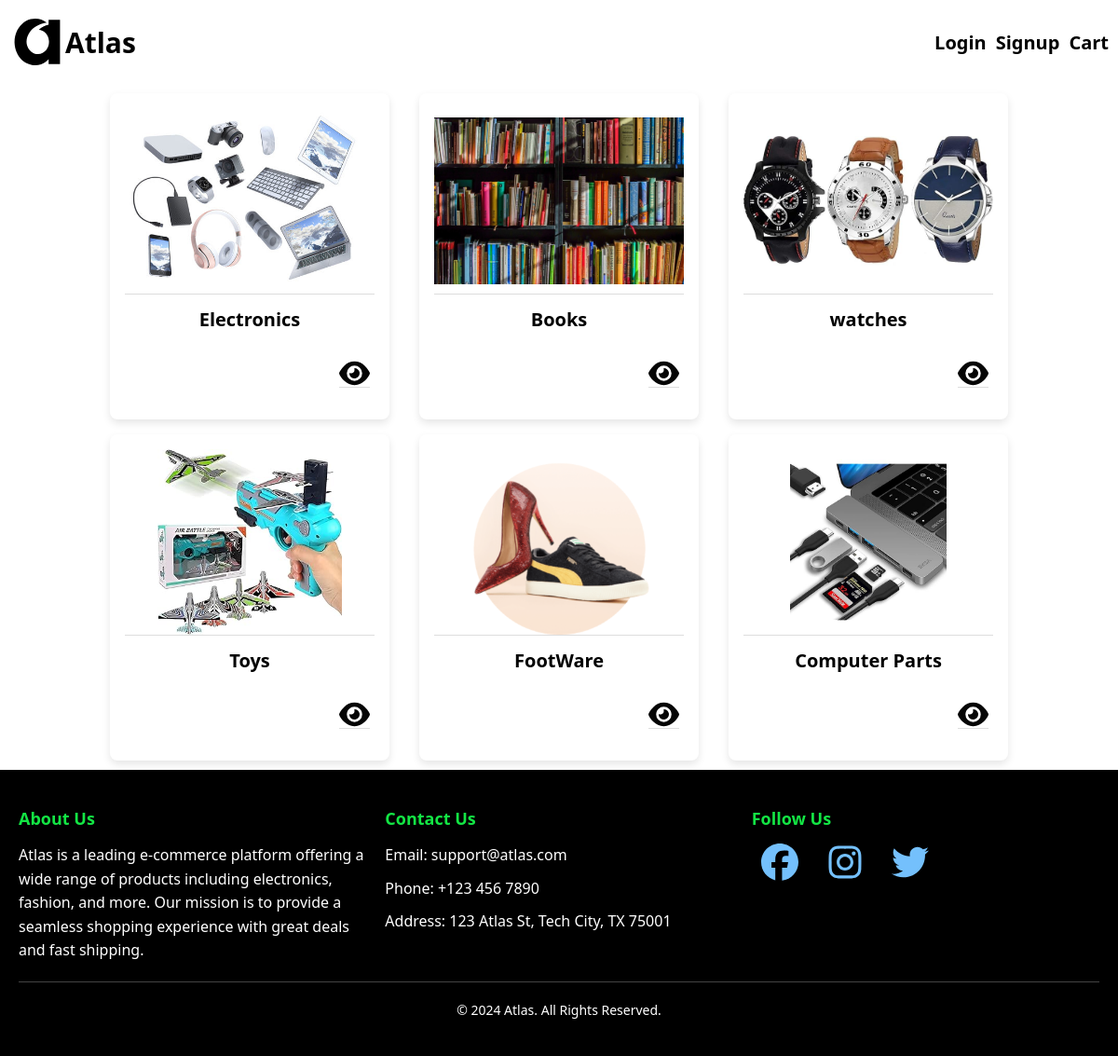
The app's page /user/index.php with its own data.
### tables this page shows
CREATE TABLE `category` (
  `id` int(11) NOT NULL,
  `image` varchar(255) NOT NULL,
  `name` varchar(100) NOT NULL
);

### user/index.php (the view, shortened to what this page needs)
<?php
include("../DatabaseConnectivity/DbConfig.php");
$tablename = "category";
$query = "SELECT * FROM $tablename";
$result = $con->query($query);
?>
<!DOCTYPE html>
<html lang="en">
<head>
    <link rel="stylesheet" href="../styleSheetGroup/homeStylesheet.css">
</head>
<body>
    <nav>
        <div class="main-nav">
            <div class="logoDiv">
                <img src="../uploads/assets/Atlas.svg" class="logo" alt="logo">
                <h1 class="catlog_title">Atlas</h1>
            </div>
            <div class="nav-logout">
            <?php
            if (isset($_SESSION["User"]['loggedin']) && $_SESSION["User"]['loggedin'] === true) {
                echo '<form action="index.php" method="POST">
                        <button class="delete" type="submit" name="logout" onclick="clearCart();">Logout</button>
                      </form>';
            } else { ?>
                <a class="Font-Style" href="login.php">Login</a>
                <a class="Font-Style" href="signup.php">Signup</a>
            <?php }?>
            <a class="Font-Style" href="cart.php">Cart</a>
            </div>
        </div>
    </nav>
    <div class="product-container">
        <?php
        if ($result->num_rows > 0) {
            while ($row = $result->fetch_assoc()) {
        ?>
                <a href="homePage.php?nameofcat=<?php echo $row['name']; ?>&id=<?php echo $row['id']; ?>">
                    <div class="product">
                        <img src="<?php echo $row['image']; ?>" alt="product">
                        <div class="productname"><?php echo $row['name']; ?></div>
                        <div class="price">
                            <a class="delete" href="homePage.php?nameofcat=<?php echo $row['name']; ?>&id=<?php echo $row['id']; ?>"><img class="trashbutton" src="../uploads/assets/eye-solid.svg" alt="trash"></a>
                        </div>
                    </div>
                </a>
            <?php
            }
        } else {
            ?>
            <h1>No Product Found!</h1>
        <?php
        }
        ?>
    </div>
    <?php include "../SmallScript/footer.php"; ?>
</body>
</html>

### SmallScript/footer.php (shortened to what this page needs)
<!DOCTYPE html>
<html lang="en">
<head>
</head>
<body>
    <footer>
        <div class="footer-container">
            <div class="footer-column about-us">
                <h4>About Us</h4>
                <p>Atlas is a leading e-commerce platform offering a wide range of products including electronics, fashion, and more. Our mission is to provide a seamless shopping experience with great deals and fast shipping.</p>
            </div>
            <div class="footer-column contact-us">
            <h4>Contact Us</h4>
                <ul>
                    <li>Email: support@atlas.com</li>
                    <li>Phone: +123 456 7890</li>
                    <li>Address: 123 Atlas St, Tech City, TX 75001</li>
                </ul>
            </div>
            <div class="footer-column follow-us">
                <h4>Follow Us</h4>
                <ul class="social-icons">
                   <li><a href="https://github.com/Mukund-Vaghasiya13"><img class="socialIcon" src="../uploads/assets/facebook-brands-solid.svg" alt="facebook" /></a></li>
                   <li><a href="https://github.com/Mukund-Vaghasiya13"><img class="socialIcon" src="../uploads/assets/instagram-brands-solid.svg" alt="instagram" /></a></li>
                   <li><a href="https://github.com/Mukund-Vaghasiya13"><img class="socialIcon" src="../uploads/assets/twitter-brands-solid.svg" alt="twitter" /></a></li>
                </ul>
            </div>
        </div>
        <div class="footer-bottom">
            <p>&copy; 2024 Atlas. All Rights Reserved.</p>
        </div>
    </footer>
</body>
</html>

### styleSheetGroup/homeStylesheet.css (style rules this page uses)
* { padding: 0; margin: 0; box-sizing: border-box; font-family: system-ui, -apple-system, BlinkMacSystemFont, 'Segoe UI', Roboto, Oxygen, Ubuntu, Cantarell, 'Open Sans', 'Helvetica Neue', sans-serif; }
body { display: flex; flex-direction: column; justify-content: center; }
nav { position: sticky; top: 0; left: 0; right: 0; }
.main-nav { display: flex; justify-content: space-between; align-items: center; height: 90px; background-color: rgba(255, 255, 255, 0.941); padding: 0 10px; width: 100%; }
.Font-Style { text-decoration: none; color: black; font-size: 20px; font-weight: bold; }
.logoDiv { display: flex; flex-direction: row; height: fit-content; justify-content: center; align-items: center; }
.logo { height: 50px; width: 50px; padding: 5px; box-sizing: content-box; }
.catlog_title { color: black; font-size: 30px; }
.nav-logout { display: flex; flex-direction: row; justify-content: center; align-items: center; gap: 10px; padding-left: 20px; }
.product-container { display: flex; flex-wrap: wrap; gap: 16px; justify-content: center; padding: 10px; }
.product-container a { color:black; text-decoration: none; }
.product { width: 300px; height: 350px; box-shadow: 0px 4px 8px rgba(0, 0, 0, 0.1); border-radius: 8px; padding: 16px; box-sizing: border-box; text-align: center; display: flex; flex-direction: column; justify-content: space-between; background-color: white; overflow: hidden; }
.product img { width: 100%; height: 200px; object-fit: contain; border-bottom: 1px solid #ddd; margin-bottom: 8px; }
.price { display: flex; justify-content: space-between; align-items: center; padding: 5px; }
.price .delete .trashbutton { height: 30px; transition: transform 0.3s ease; }
.productname { font-size: 20px; font-weight: bolder; }

### SmallScript/footer.php (style rules this page uses)
footer { background-color: #000000; color: #fff; padding: 40px 20px; }
.footer-container { display: flex; justify-content: space-between; flex-wrap: wrap; max-width: 1200px; margin: 0 auto; gap: 20px; }
.footer-column { flex: 1; min-width: 250px; }
.footer-column h4 { font-size: 18px; margin-bottom: 15px; color: #13e644; }
.footer-column p, .footer-column ul { line-height: 1.6; }
.footer-column ul { list-style: none; padding: 0; }
.footer-column ul li { margin-bottom: 10px; }
.footer-column ul li a { color: #fff; text-decoration: none; transition: color 0.3s ease; }
.social-icons { display: flex; gap: 10px; }
.social-icons li { list-style: none; }
.social-icons li a { color: #fff; text-decoration: none; padding: 10px; border-radius: 50%; transition: background-color 0.3s ease; }
.footer-bottom { text-align: center; padding-top: 20px; font-size: 14px; border-top: 1px solid #444; margin-top: 20px; }
.footer-bottom p { margin: 0; }
.socialIcon { height: 40px; width: 40px; }

### records on screen
category: image (picture), name "Electronics"
category: image (picture), name "Books"
category: image (picture), name "watches"
category: image (picture), name "Toys"
category: image (picture), name "FootWare"
category: image (picture), name "Computer Parts"
